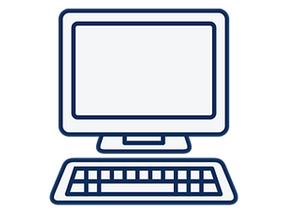
#> input picture pc.png, 288 x 216 px, shrunk from 960 x 720 before the run
$ python somenewtest.py
#> lines starting #> are read from the running program, lines starting #| are printed output that depends on the picture
import networkx as nx
import matplotlib.pyplot as plt
import matplotlib.image as mpimg


pc = mpimg.imread('pc.png')
#> pc is the input picture: shape (216, 288, 4) float32; mean R, G, B, A 0.348, 0.369, 0.406, 0.507
router = mpimg.imread("router.jpg")
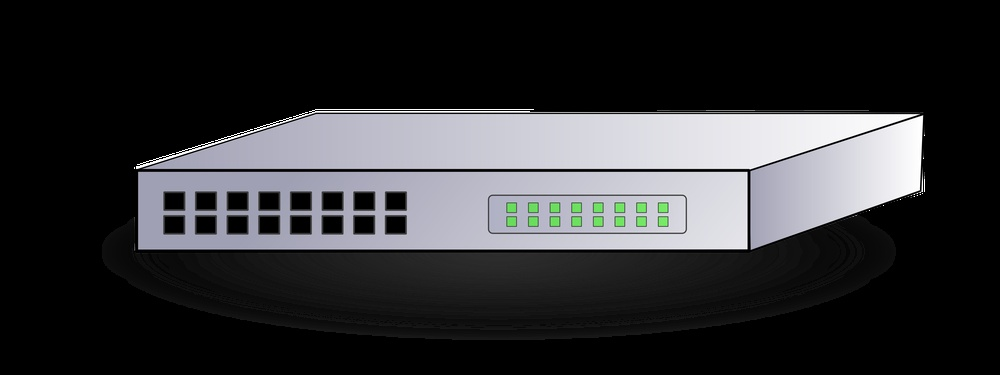
#> input picture router.jpg, 1000 x 375 px, shrunk from 3333 x 1250 before the run
#> router is the input picture: shape (375, 1000, 3); mean R, G, B 50, 50.4, 52.6
server = mpimg.imread("server.png")
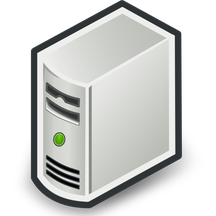
#> input picture server.png, 216 x 216 px, shrunk from 720 x 720 before the run
#> server is the input picture: shape (216, 216, 4) float32; mean R, G, B, A 0.388, 0.394, 0.386, 0.558

G = nx.Graph()

G.add_node("192.168.10.1")
G.add_node("178.10.10.15")
for i in range(2, 16):
    G.add_edge("192.168.10.{}".format(i), "192.168.10.1", image=pc, size=0.1)

G.add_edge("192.168.10.25", "192.168.10.1", image=server, size=0.1)

# G.add_node("178.10.10.15", image=router, size = 0.2)
G.add_edge("192.168.10.1", "178.10.10.15", image=router, size=0.2)

# !!!Остался один вопрос!!!
# Строчка кода, которая выше должна добавлять в вершину 192.168.10.1 картинку router, а она добавляет наоборот
# в вершину 178.10.10.15, что не понятно мне. Такая же херня была и когда я добавлял пк, но эта проблема испарилась сама
# собой.
G.add_node("192.168.11.1")
G.add_edge("192.168.11.10", "192.168.11.1", image=pc, size=0.1)
G.add_edge("192.168.11.12", "192.168.11.1", image=pc, size=0.1)

G.add_edge("192.168.11.1", "178.10.10.15", image=router, size=0.2)

pos = nx.spring_layout(G)
#> pos = 20 items
nx.draw(G, pos, with_labels=True)

# add images on edges
ax = plt.gca()
fig = plt.gcf()
label_pos = 0  # middle of edge, halfway between nodes
trans = ax.transData.transform
trans2 = fig.transFigure.inverted().transform
imsize = 0.2  # this is the image size
for (n1,n2) in G.edges():
    (x1,y1) = pos[n1]
    (x2,y2) = pos[n2]
    (x,y) = (x1 * label_pos + x2 * (1.0 - label_pos),
             y1 * label_pos + y2 * (1.0 - label_pos))
    xx,yy = trans((x,y)) # figure coordinates
    xa,ya = trans2((xx,yy)) # axes coordinates
    imsize = G[n1][n2]['size']
    img =  G[n1][n2]['image']
    a = plt.axes([xa-imsize/2.0,ya-imsize/2.0, imsize, imsize ])
    a.imshow(img)
    a.set_aspect('equal')
    a.axis('off')
#> this loop made 19 passes
#> (n1, n2, x1, y1, x2, y2, x, y) on passes 1 to 8: ('192.168.10.1', '192.168.10.2', -0.0843, 0.141, -0.283, 0.0382, -0.283, 0.0382), ('192.168.10.1', '192.168.10.3', -0.0843, 0.141, -0.0988, 0.528, -0.0988, 0.528), ('192.168.10.1', '192.168.10.4', -0.0843, 0.141, 0.127, -0.0578, 0.127, -0.0578), ('192.168.10.1', '192.168.10.5', -0.0843, 0.141, 0.218, 0.079, 0.218, 0.079), ('192.168.10.1', '192.168.10.6', -0.0843, 0.141, 0.0892, 0.48, 0.0892, 0.48), ('192.168.10.1', '192.168.10.7', -0.0843, 0.141, -0.385, -0.0842, -0.385, -0.0842), ('192.168.10.1', '192.168.10.8', -0.0843, 0.141, -0.43, 0.252, -0.43, 0.252), ('192.168.10.1', '192.168.10.9', -0.0843, 0.141, 0.187, 0.352, 0.187, 0.352)
plt.savefig('save.png')
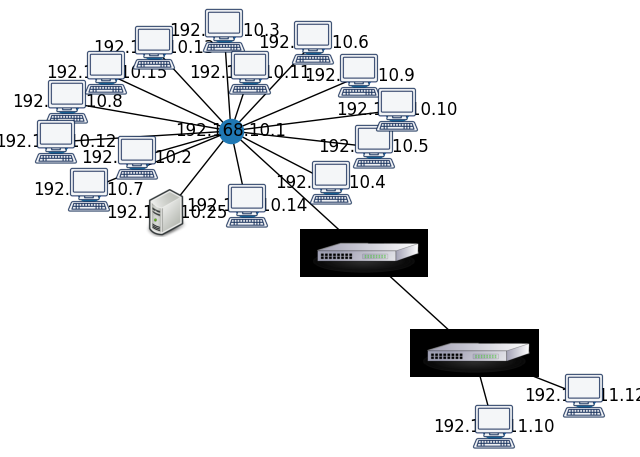
#> figure drawn by matplotlib, 20 panels
plt.axis('off')
plt.show()
